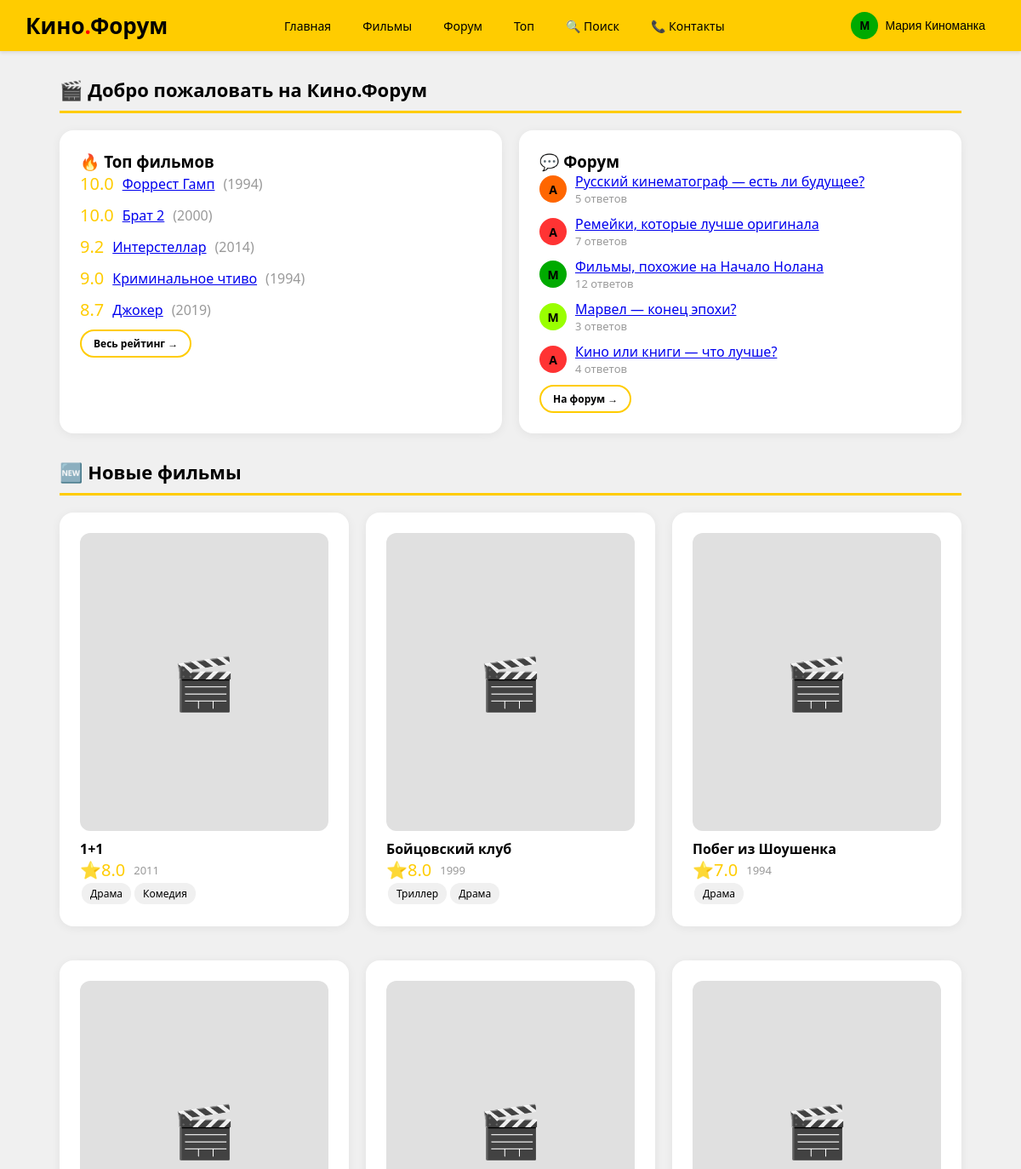
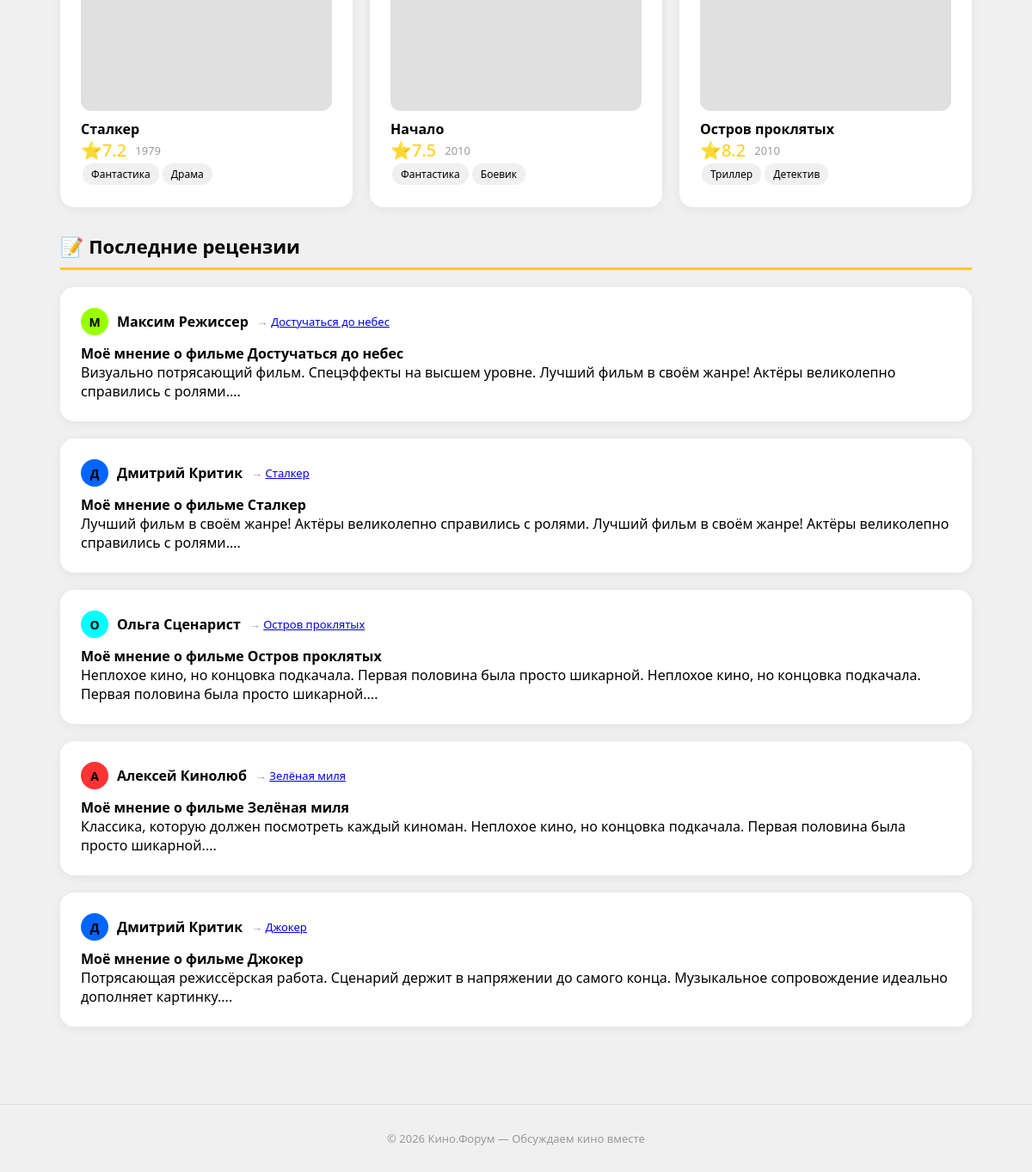
/ (signed in), run on the app's committed database (2 pictures, top to bottom).
### data/users.py (models this page shows, shortened)
class User(SqlAlchemyBase, UserMixin):
    __tablename__ = 'users'
    id = sqlalchemy.Column(sqlalchemy.Integer, primary_key=True, autoincrement=True)
    name = sqlalchemy.Column(sqlalchemy.String(100), nullable=False)
    email = sqlalchemy.Column(sqlalchemy.String(100), unique=True, nullable=False)
    about = sqlalchemy.Column(sqlalchemy.Text, default='')
    hashed_password = sqlalchemy.Column(sqlalchemy.String(200), nullable=False)
    created_date = sqlalchemy.Column(sqlalchemy.DateTime, default=datetime.datetime.now)
    films = orm.relationship("Film", back_populates='user')
    reviews = orm.relationship("Review", back_populates='user')
    comments = orm.relationship("Comment", back_populates='user')
    forum_posts = orm.relationship("ForumPost", back_populates='user')

### data/film.py (models this page shows)
class Film(SqlAlchemyBase):
    __tablename__ = 'films'
    id = sqlalchemy.Column(sqlalchemy.Integer, primary_key=True, autoincrement=True)
    title = sqlalchemy.Column(sqlalchemy.String(200), nullable=False)
    director = sqlalchemy.Column(sqlalchemy.String(200))
    year = sqlalchemy.Column(sqlalchemy.Integer)
    genre = sqlalchemy.Column(sqlalchemy.String(500))
    country = sqlalchemy.Column(sqlalchemy.String(200))
    duration = sqlalchemy.Column(sqlalchemy.Integer)
    description = sqlalchemy.Column(sqlalchemy.Text)
    rating = sqlalchemy.Column(sqlalchemy.Float, default=0.0)
    review_count = sqlalchemy.Column(sqlalchemy.Integer, default=0)
    created_date = sqlalchemy.Column(sqlalchemy.DateTime, default=datetime.datetime.now)
    user_id = sqlalchemy.Column(sqlalchemy.Integer, sqlalchemy.ForeignKey("users.id"))
    user = orm.relationship("User", back_populates='films')
    reviews = orm.relationship("Review", back_populates='film')

### data/forum_post.py (models this page shows)
class ForumPost(SqlAlchemyBase):
    __tablename__ = 'forum_posts'
    id = sqlalchemy.Column(sqlalchemy.Integer, primary_key=True, autoincrement=True)
    title = sqlalchemy.Column(sqlalchemy.String(200), nullable=False)
    content = sqlalchemy.Column(sqlalchemy.Text, nullable=False)
    category = sqlalchemy.Column(sqlalchemy.String(100))
    views = sqlalchemy.Column(sqlalchemy.Integer, default=0)
    comment_count = sqlalchemy.Column(sqlalchemy.Integer, default=0)
    created_date = sqlalchemy.Column(sqlalchemy.DateTime, default=datetime.datetime.now)
    user_id = sqlalchemy.Column(sqlalchemy.Integer, sqlalchemy.ForeignKey("users.id"))
    user = orm.relationship("User", back_populates='forum_posts')
    comments = orm.relationship("Comment", back_populates='forum_post')

### data/review.py (models this page shows)
class Review(SqlAlchemyBase):
    __tablename__ = 'reviews'
    id = sqlalchemy.Column(sqlalchemy.Integer, primary_key=True, autoincrement=True)
    title = sqlalchemy.Column(sqlalchemy.String(200), nullable=False)
    content = sqlalchemy.Column(sqlalchemy.Text, nullable=False)
    created_date = sqlalchemy.Column(sqlalchemy.DateTime, default=datetime.datetime.now)
    user_id = sqlalchemy.Column(sqlalchemy.Integer, sqlalchemy.ForeignKey("users.id"))
    film_id = sqlalchemy.Column(sqlalchemy.Integer, sqlalchemy.ForeignKey("films.id"))
    user = orm.relationship("User", back_populates='reviews')
    film = orm.relationship("Film", back_populates='reviews')

### main.py (the view)
@app.route('/')
def index():
    db_sess = db_session.create_session()
    latest_films = db_sess.query(Film).order_by(Film.created_date.desc()).limit(6).all()
    top_films = db_sess.query(Film).order_by(Film.rating.desc()).limit(5).all()
    latest_reviews = db_sess.query(Review).order_by(Review.created_date.desc()).limit(5).all()
    latest_forum = db_sess.query(ForumPost).order_by(ForumPost.created_date.desc()).limit(5).all()
    return render_template('index.html', latest_films=latest_films, top_films=top_films, latest_reviews=latest_reviews, latest_forum=latest_forum, YANDEX_COLORS=YANDEX_COLORS, STYLE=STYLE, get_header=get_header)

### data/db_session.py (called while the page is built)
def create_session() -> Session:
    global __factory
    return __factory()

### main.py (called while the page is built)
@login_manager.user_loader
def load_user(user_id):
    db_sess = db_session.create_session()
    return db_sess.get(User, user_id)

### templates/index.html (shortened to what this page needs)
{% extends "base.html" %}
{% block content %}
<h1 class="ya-section-title">🎬 Добро пожаловать на Кино.Форум</h1>
<div class="ya-grid ya-grid-2 ya-mb">
    <div class="ya-card">
        <h3>🔥 Топ фильмов</h3>
        {% for film in top_films %}
            <div class="ya-flex ya-mb">
                <span class="ya-rating">{{ "%.1f"|format(film.rating) }}</span>
                <a href="/film/{{ film.id }}">{{ film.title }}</a>
                <span class="ya-text-muted">({{ film.year }})</span>
            </div>
        {% endfor %}
        <a href="/top" class="ya-btn ya-btn-outline ya-btn-sm">Весь рейтинг →</a>
    </div>
    <div class="ya-card">
        <h3>💬 Форум</h3>
        {% for post in latest_forum %}
            <div class="ya-flex ya-mb">
                <div class="ya-avatar ya-avatar-sm" style="background:{{ YANDEX_COLORS[post.user.id % 12] }}">{{ post.user.name[0].upper() }}</div>
                <div>
                    <a href="/forum/{{ post.id }}">{{ post.title }}</a>
                    <div class="ya-text-muted ya-text-sm">{{ post.comment_count }} ответов</div>
                </div>
            </div>
        {% endfor %}
        <a href="/forum" class="ya-btn ya-btn-outline ya-btn-sm">На форум →</a>
    </div>
</div>
<h2 class="ya-section-title">🆕 Новые фильмы</h2>
<div class="ya-grid ya-grid-3 ya-mb">
    {% for film in latest_films %}
        <a href="/film/{{ film.id }}" style="text-decoration:none;color:#000">
            <div class="ya-card">
                <div class="ya-film-poster">🎬</div>
                <h4 class="ya-mt">{{ film.title }}</h4>
                <div class="ya-flex">
                    <span class="ya-rating">⭐{{ "%.1f"|format(film.rating) }}</span>
                    <span class="ya-text-muted ya-text-sm">{{ film.year }}</span>
                </div>
                {% for g in film.genre.split(',')[:2] %}<span class="ya-tag">{{ g.strip() }}</span>{% endfor %}
            </div>
        </a>
    {% endfor %}
</div>
<h2 class="ya-section-title">📝 Последние рецензии</h2>
{% for review in latest_reviews %}
    <div class="ya-card">
        <div class="ya-flex ya-mb">
            <div class="ya-avatar ya-avatar-sm" style="background:{{ YANDEX_COLORS[review.user.id % 12] }}">{{ review.user.name[0].upper() }}</div>
            <strong>{{ review.user.name }}</strong>
            <span class="ya-text-muted ya-text-sm">→ <a href="/film/{{ review.film.id }}">{{ review.film.title }}</a></span>
        </div>
        <h4>{{ review.title }}</h4>
        <p>{{ review.content[:200] }}...</p>
    </div>
{% endfor %}
{% endblock %}

### templates/base.html (shortened to what this page needs)
<!doctype html>
<html lang="ru">
<head>
</head>
<body>
    {{ get_header()|safe }}
    <main class="ya-container">
        {% block content %}{% endblock %}
    </main>
    <footer class="ya-footer">
        <p>© 2026 Кино.Форум — Обсуждаем кино вместе</p>
    </footer>
</body>
</html>

### data on the page
User: id+name "Кино . Форум Главная Фильмы Форум Топ 🔍 Поиск 📞 Контакты М Мария Киноманка"
Film: rating "10.0", title "Форрест Гамп", year "1994"
Film: rating "10.0", title "Брат 2", year "2000"
Film: rating "9.2", title "Интерстеллар", year "2014"
Film: rating "9.0", title "Криминальное чтиво", year "1994"
Film: rating "8.7", title "Джокер", year "2019"
ForumPost: user "А", title "Русский кинематограф — есть ли будущее?", comment_count "5"
ForumPost: user "А", title "Ремейки, которые лучше оригинала", comment_count "7"
ForumPost: user "М", title "Фильмы, похожие на Начало Нолана", comment_count "12"
ForumPost: user "М", title "Марвел — конец эпохи?", comment_count "3"
ForumPost: user "А", title "Кино или книги — что лучше?", comment_count "4"
Film: title "1+1", rating "8.0", year "2011", strip "Драма" "Комедия"
Film: title "Бойцовский клуб", rating "8.0", year "1999", strip "Триллер" "Драма"
Film: title "Побег из Шоушенка", rating "7.0", year "1994", strip "Драма"
Film: title "Сталкер", rating "7.2", year "1979", strip "Фантастика" "Драма"
Film: title "Начало", rating "7.5", year "2010", strip "Фантастика" "Боевик"
Film: title "Остров проклятых", rating "8.2", year "2010", strip "Триллер" "Детектив"
Review: user "М", user.name "Максим Режиссер", film "Достучаться до небес", title "Моё мнение о фильме Достучаться до небес", content "Визуально потрясающий фильм. Спецэффекты на высшем уровне. Лучший фильм в своём жанре! Актёры великолепно справились с ролями."
Review: user "Д", user.name "Дмитрий Критик", film "Сталкер", title "Моё мнение о фильме Сталкер", content "Лучший фильм в своём жанре! Актёры великолепно справились с ролями. Лучший фильм в своём жанре! Актёры великолепно справились с ролями."
Review: user "О", user.name "Ольга Сценарист", film "Остров проклятых", title "Моё мнение о фильме Остров проклятых", content "Неплохое кино, но концовка подкачала. Первая половина была просто шикарной. Неплохое кино, но концовка подкачала. Первая половина была просто шикарной."
Review: user "А", user.name "Алексей Кинолюб", film "Зелёная миля", title "Моё мнение о фильме Зелёная миля", content "Классика, которую должен посмотреть каждый киноман. Неплохое кино, но концовка подкачала. Первая половина была просто шикарной."
Review: user "Д", user.name "Дмитрий Критик", film "Джокер", title "Моё мнение о фильме Джокер", content "Потрясающая режиссёрская работа. Сценарий держит в напряжении до самого конца. Музыкальное сопровождение идеально дополняет картинку."
